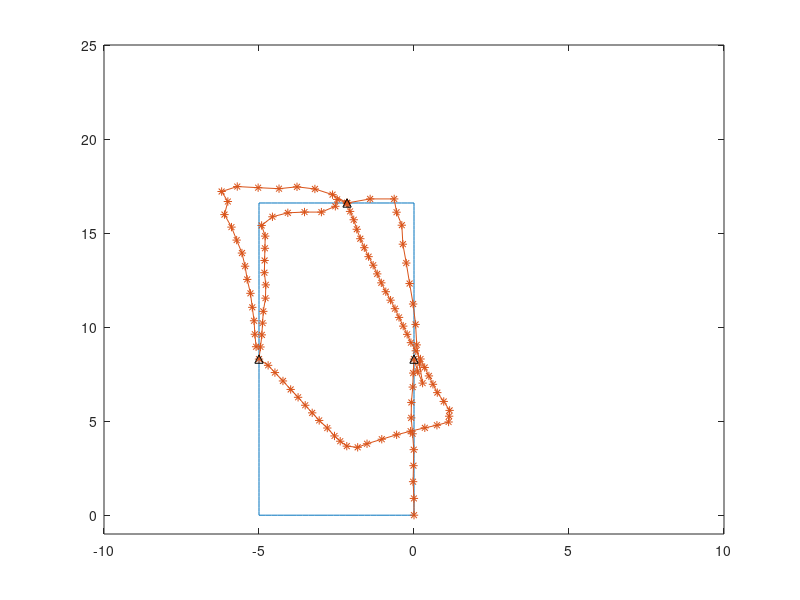

The MATLAB script that drew this image: (Note: this script raises an error after producing the figure.)
close all; clear; clc;

load curser_list_real_ground_truth_tone;

truth_y_1 = (0:0.2:16.6)';
truth_x_1 = zeros(length(truth_y_1),1);
truth_x_2 = (0:-0.2:-5)';
truth_y_2 = 16.6*ones(length(truth_x_2),1);
truth_y_3 = (16.6:-0.2:0)';
truth_x_3 = -5*ones(length(truth_y_3),1);
truth_x_4 = (-5:0.2:0)';
truth_y_4 = zeros(length(truth_x_4),1);

truth_x = cat(1,truth_x_1,truth_x_2,truth_x_3,truth_x_4);
truth_y = cat(1,truth_y_1,truth_y_2,truth_y_3,truth_y_4);
truth_list = cat(2,truth_x,truth_y);
figure;
plot(truth_x,truth_y);
hold on;
plot(curser_list(1:110,1),curser_list(1:110,2), '-*');
hold on;
scatter([0,-2.16,-5],[8.3,16.6,8.3],'k','^');
xlim([-10,10]);
ylim([-1,25]);
hold off;

errVec = [];
for i = (1:110)
    errVec = [errVec, find_closest(curser_list(i,1),curser_list(i,2),truth_list)];
end
figure;
plot(errVec);
xlabel('step');
ylabel('Error');
function err = find_closest(x, y, truth_list)
    err = 625;
    for i = 1:length(truth_list)
        tmp = (x-truth_list(i,1))^2+(y-truth_list(i,2))^2;
        if tmp < err
            err = tmp;
        end
    end
end

